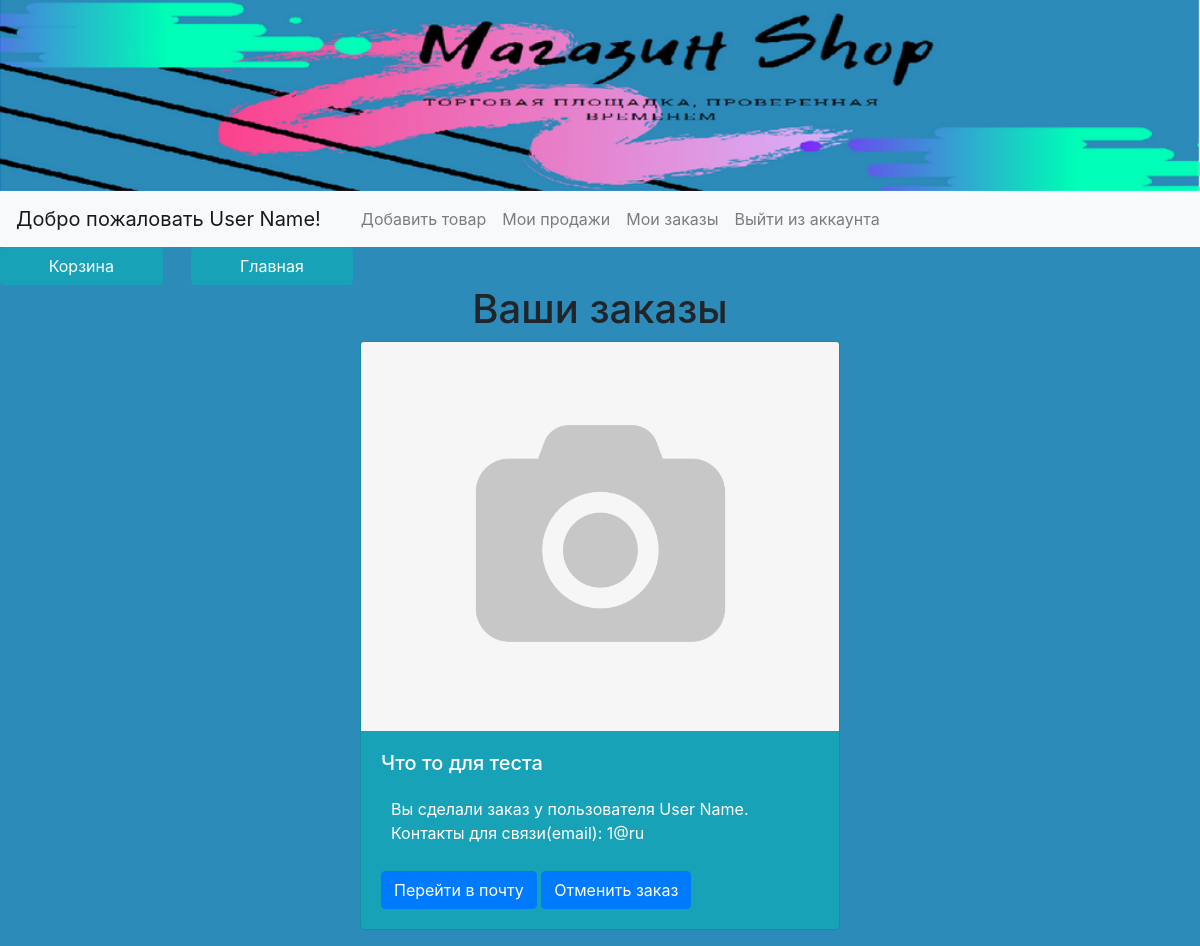
Page /user_orders (signed in) on the committed database.
### data/users.py (models this page shows, shortened)
class User(SqlAlchemyBase, UserMixin):
    __tablename__ = 'users'
    id = sqlalchemy.Column(sqlalchemy.Integer,
                           primary_key=True, autoincrement=True)
    surname = sqlalchemy.Column(sqlalchemy.String, nullable=True)
    name = sqlalchemy.Column(sqlalchemy.String, nullable=True)
    age = sqlalchemy.Column(sqlalchemy.Integer, nullable=True)
    address = sqlalchemy.Column(sqlalchemy.String, nullable=True)
    email = sqlalchemy.Column(sqlalchemy.String,
                              index=True, unique=True, nullable=True)
    basket = sqlalchemy.Column(sqlalchemy.String)
    hashed_password = sqlalchemy.Column(sqlalchemy.String, nullable=True)
    modified_date = sqlalchemy.Column(sqlalchemy.DateTime,
                                      default=datetime.datetime.now)
    product = orm.relation("Product", back_populates='user')

### data/products.py (models this page shows)
class Product(SqlAlchemyBase, UserMixin):
    __tablename__ = 'products'
    id = sqlalchemy.Column(sqlalchemy.Integer,
                           primary_key=True, autoincrement=True)
    img = sqlalchemy.Column(sqlalchemy.Text, nullable=True)
    price = sqlalchemy.Column(sqlalchemy.Integer, nullable=True)
    desc = sqlalchemy.Column(sqlalchemy.String, nullable=True)
    in_stock = sqlalchemy.Column(sqlalchemy.Boolean, nullable=True)
    user_id = sqlalchemy.Column(sqlalchemy.Integer, sqlalchemy.ForeignKey("users.id"))
    modified_date = sqlalchemy.Column(sqlalchemy.DateTime,
                                      default=datetime.datetime.now)
    user = orm.relation('User')

### main.py (the view)
@app.route('/user_orders', methods=["GET", "POST"])
def user_orders():
    db_session.global_init("db/Shop.db")
    db_sess = db_session.create_session()
    orders = []
    for elem in db_sess.query(Order).filter(Order.from_user == current_user.id):
        product = db_sess.query(Product).filter(
            Product.id == elem.product).first()
        fr = db_sess.query(User).filter(User.id == elem.to_user).first()
        if product:
            orders.append([fr, product, elem.id])
    return render_template('orders.html', orders=orders)

### data/db_session.py (called while the page is built, shortened)
def global_init(db_file):
    global __factory
    if __factory:
        return

def create_session() -> Session:
    global __factory
    return __factory()

### main.py (called while the page is built)
@login_manager.user_loader
def load_user(user_id):
    db_sess = db_session.create_session()
    return db_sess.query(User).get(user_id)

### templates/orders.html (shortened to what this page needs)
{% extends "base.html" %}
{% block content %}
<h1 align="center">Ваши заказы</h1>
{% for order in orders %}
<div class="card text-white bg-info mb-3 center"  style="width: 30rem;">
    <img class="card-img-top" src="{{order[1].img}}" alt="Product image">
    <div class="card-body">
        <h5 class="card-title">{{order[1].desc}}</h5>
        <p class="card-text">Вы сделали заказ у пользователя {{order[0].name}}. Контакты для связи(email):
            {{order[0].email}}</p>
        <a href="https://mail.google.com/mail/" class="btn btn-primary">Перейти в почту</a>
        <a href="/delp/{{order[2]}}" class="btn btn-primary">Отменить заказ</a>
    </div>
</div>
{% endfor %}
{% endblock %}

### templates/base.html (shortened to what this page needs)
<!doctype html>
<html lang="en">
<head>
    <link rel="stylesheet"
          href="https://stackpath.bootstrapcdn.com/bootstrap/4.4.1/css/bootstrap.min.css"
>
</head>
<body style="background-color:#2d8bba">
<img src="static/img/title2.PNG" alt=":(" class="responsive" align="center">
<nav class="navbar navbar-expand-lg navbar-light bg-light" style="background-color: #2d8bba;">
    {% if current_user.is_authenticated %}
    <a class="navbar-brand" href="/">Добро пожаловать {{ current_user.name }}!</a>
    {% endif %}
    <div class="collapse navbar-collapse" id="navbarNav">
        <ul class="navbar-nav">
            <li class="nav-item active">
                <a class="nav-link" href="#"> <span class="sr-only">(current)</span></a>
            </li>
            {% if current_user.is_authenticated%}
            <li class="nav-item">
                <a class="nav-link" href="/add_product">Добавить товар
                </a>
            </li>
            <li class="nav-item">
                <a class="nav-link" href="/user_sells"> Мои продажи
                </a>
            </li>
            <li class="nav-item">
                <a class="nav-link" href="/user_orders"> Мои заказы
                </a>
            </li>
            <li class="nav-item">
                <a class="nav-link" href="/logout">Выйти из аккаунта</a>
            </li>
            {%endif%}
        </ul>
    </div>
</nav>
<div class="btn-group" role="group" aria-label="Basic example" style="background-color:  #2d8bba">
    {% if current_user.is_authenticated%}
    <a href="/user_basket"> <button type="button" class="btn btn-info" style="width: 85%">Корзина</button> </a>
    {% endif %}
    <a href="/"><button type="button" class="btn btn-info" style="width: 85%">Главная</button></a>
</div>
<main role="main" class="container">
    {% block content %}{% endblock %}
</main>
</body>
</html>

### templates/base.html (style rules this page uses)
p { padding: 10px; }
button { margin-right:100px; }
img { width: 100%; }

### templates/orders.html (style rules this page uses)
.center { margin: auto; }

### rows in the picture
User: name "User Name", img (picture), desc "Что то для теста", email "1@ru"
